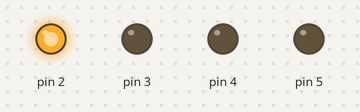
Recording of a sketch running on a simulated Arduino Uno, built with avr-gcc and run on an emulated ATmega328P. On the bench: output pins drawn as LEDs (lit = HIGH).

Above: at 0.05 s.
At 0.75 s:
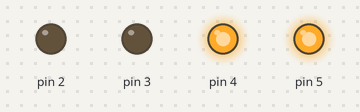
At 1.15 s:
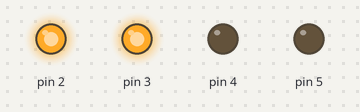
At 1.45 s:
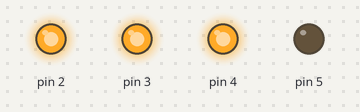
At 2.15 s:
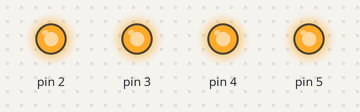
At 2.85 s:
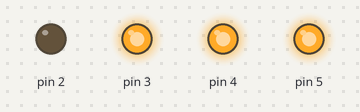
Timing chart, 0 to 3.1 s (numbered marks = the images above):
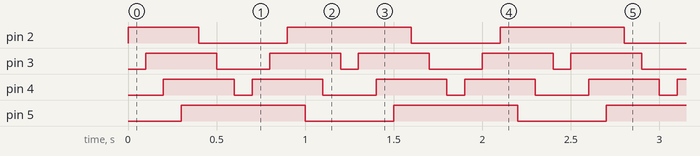

The sketch:

l6_4.ino
```cpp
void setup() {
  pinMode(2, OUTPUT);
  pinMode(3, OUTPUT);
  pinMode(4, OUTPUT);
  pinMode(5, OUTPUT);
}

void loop() {
  digitalWrite(2, HIGH);
  delay(100);
  digitalWrite(3, HIGH);
  delay(100);
  digitalWrite(4, HIGH);
  delay(100);
  digitalWrite(5, HIGH);
  delay(100);
  digitalWrite(2, LOW);
  delay(100);
  digitalWrite(3, LOW);
  delay(100);
  digitalWrite(4, LOW);
  delay(100);
  digitalWrite(4, HIGH);
  delay(100);
  digitalWrite(3, HIGH);
  delay(100);
  digitalWrite(2, HIGH);
  delay(100);
  digitalWrite(5, LOW);
  delay(100);
  digitalWrite(4, LOW);
  delay(100);
  digitalWrite(3, LOW);
}
```

Measured:
- by itself, pin 2: repeats every 1.2 s: LOW 0.50 s, HIGH 0.70 s
- by itself, pin 3: repeats every 1.2 s: LOW 0.30 s, HIGH 0.40 s, LOW 0.10 s, HIGH 0.40 s
- by itself, pin 4: repeats every 1.2 s: LOW 0.10 s, HIGH 0.40 s, LOW 0.30 s, HIGH 0.40 s
- by itself, pin 5: alternates HIGH for 0.70 s and LOW for 0.50 s
